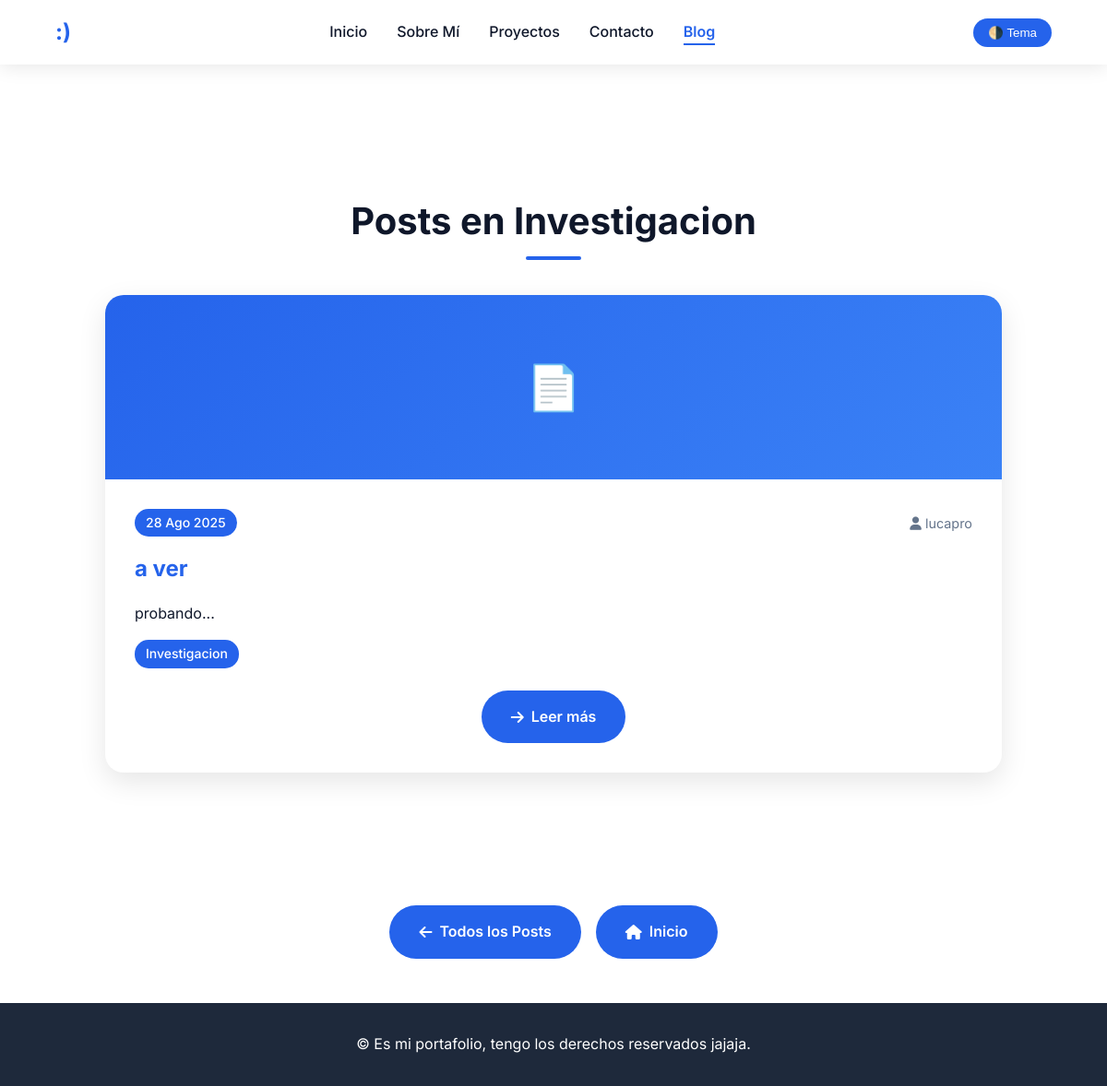
Page /blog/category/investigacion/ on the committed database.
### blog/models.py (models this page shows, shortened)
class Category(models.Model):
    name = models.CharField(max_length=100, unique=True)
    slug = models.SlugField(max_length=100, unique=True, blank=True)
    description = models.TextField(blank=True)
    created_at = models.DateTimeField(auto_now_add=True)
    class Meta:
        verbose_name_plural = "categories"
        app_label = 'blog'  # Declarar explícitamente la app

class Post(models.Model):
    STATUS_CHOICES = [
        ('draft', 'Draft'),
        ('published', 'Published'),
    ]
    title = models.CharField(max_length=200)
    slug = models.SlugField(max_length=200, unique=True, blank=True)
    author = models.ForeignKey(User, on_delete=models.CASCADE)
    content = models.TextField()
    excerpt = models.CharField(max_length=300, blank=True)
    category = models.ForeignKey(Category, on_delete=models.CASCADE)
    status = models.CharField(max_length=10, choices=STATUS_CHOICES, default='draft')
    created_at = models.DateTimeField(auto_now_add=True)
    updated_at = models.DateTimeField(auto_now=True)
    featured_image = models.ImageField(upload_to='blog/images/', blank=True, null=True)
    class Meta:
        ordering = ['-created_at']
        app_label = 'blog'  # Declarar explícitamente la app

### blog/views.py (the view)
# urls.py: path('category/<slug:slug>/', views.category_posts, name='category'),
def category_posts(request, slug):
    category = get_object_or_404(Category, slug=slug)
    posts = Post.objects.filter(category=category, status='published')
    paginator = Paginator(posts, 6)
    page_number = request.GET.get('page')
    page_obj = paginator.get_page(page_number)
    context = {
        'category': category,
        'page_obj': page_obj,
        'posts': page_obj,
        'title': f'Categoría: {category.name}'
    }
    return render(request, 'blog/category.html', context)

### blog/templates/blog/category.html (shortened to what this page needs)
{% extends "blog/base.html" %}
{% load static %}
{% block page_content %}
    {% if posts %}
    <section class="projects" style="background: var(--white);">
        <h2 class="section-title">Posts en {{ category.name }}</h2>
        <article class="projects-grid">
            {% for post in posts %}
            <div class="project-card">
                <div class="project-image">
                    {% if post.featured_image %}
                        <img src="{{ post.featured_image.url }}" alt="{{ post.title }}" style="width: 100%; height: 100%; object-fit: cover;">
                    {% else %}
                        <div style="font-size: 3rem;">📄</div>
                    {% endif %}
                </div>
                <div class="project-content">
                    <div style="display: flex; justify-content: space-between; align-items: center; margin-bottom: 1rem;">
                        <span class="tech-tag">{{ post.created_at|date:"d M Y" }}</span>
                        <span style="color: var(--text-light); font-size: 0.9rem;">
                            <i class="fas fa-user"></i>
                            {{ post.author.get_full_name|default:post.author.username }}
                        </span>
                    </div>
                    <h3>{{ post.title }}</h3>
                    <p>
                        {% if post.excerpt %}
                            {{ post.excerpt }}
                        {% else %}
                            {{ post.content|truncatewords:20 }}
                        {% endif %}
                    </p>
                    <div class="tech-stack">
                        <span class="tech-tag">{{ category.name }}</span>
                    </div>
                    <div class="hero-buttons" style="margin-top: 1.5rem;">
                        <a href="{% url 'blog:post_detail' post.slug %}" class="cta-button">
                            <i class="fas fa-arrow-right"></i> Leer más
                        </a>
                    </div>
                </div>
            </div>
            {% endfor %}
        </article>
    </section>
    {% endif %}
    <div style="text-align: center; margin-top: 4rem;">
        <div class="hero-buttons">
            <a href="{% url 'blog:index' %}" class="cta-button">
                <i class="fas fa-arrow-left"></i> Todos los Posts
            </a>
            <a href="{% url 'core:home' %}" class="cta-button">
                <i class="fas fa-home"></i> Inicio
            </a>
        </div>
    </div>
{% endblock %}

### rows in the picture
Category: name "Investigacion"
Post: created_at "28 Ago 2025", author.get_full_name "lucapro", title "a ver", excerpt "probando..."
